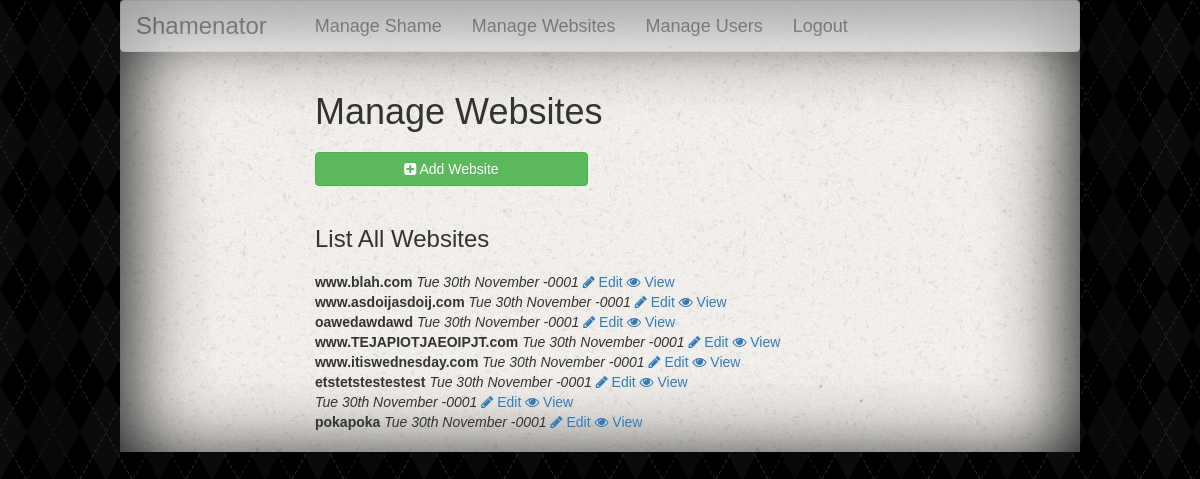
The page /manage-websites/index.php (signed in) on the database its author committed.
### tables this page shows
CREATE TABLE IF NOT EXISTS `websites` (
  `id` int(11) NOT NULL AUTO_INCREMENT,
  `user_id` int(11) NOT NULL,
  `website` varchar(255) NOT NULL,
  `date_updated` timestamp NOT NULL DEFAULT CURRENT_TIMESTAMP ON UPDATE CURRENT_TIMESTAMP,
  `date_created` timestamp NOT NULL DEFAULT '0000-00-00 00:00:00',
  PRIMARY KEY (`id`)
);

### database.php (called while the page is built, shortened)
<?
class DatabaseHelper{
  private $mysql;
  private $query;
  function DatabaseHelper(){
    try {
        $this->mysql = $this->connect();
    } catch (Exception $e) {
        $logger = new Logger();
        $logger->setLog('error');
    }
  }
  private function connect(){
    $host = 'localhost';
    $database = $user = 'glenn_shamenator';
    $password = 'Ch4ng3m3#';
    $mysql = @mysql_connect($host,$user,$password);
    return $mysql;
  }
  public function getAllByTableName($table) {
    return $this->queryRows("SELECT * FROM `$table`");
  }
  public function queryRow($sql = '') {
    if( !isset($this->query) ){
      $this->query = mysql_query($sql, $this->mysql)
          or die('Query failed: ' . mysql_error());
    }
    $row = mysql_fetch_assoc($this->query);
    return $row;
  }
  public function queryRows($sql = ''){
    $result = array();
    while( $row = $this->queryRow($sql) ){
      $result[] = $row;
    }
    $this->query = null;
    return $result;
  }
}

### manage-websites/index.php (the view, shortened to what this page needs)
<?
$db = new DatabaseHelper();
$websites = $db->getAllByTableName('websites');
include('../header.php');
?>
<div class="manage">
  <h1>Manage Websites</h1>
  <a href="/shamenator/manage-websites/?action=add-website" class="btn btn-success"><i class="fa fa-plus-square"></i> Add Website</a>
</div>
<div class="list">
  <h3>List All Websites</h3>
  <ul><?
  	foreach($websites as $website){ ?>
  		<li>
  			<strong> <?= $website['website'] ?></strong>
  			 <em><?= date('D jS F Y', strtotime($website['date_created'])) ?></em>
  			<a href="/shamenator/manage-websites/?action=edit-website&website_id=<?= $website['id'] ?>"><i class="fa fa-pencil"></i> Edit</a>
  			<a href="/shamenator/manage-websites/?action=view-website&website_id=<?= $website['id'] ?>"><i class="fa fa-eye"></i> View</a>
  			 </li> <?
  	} ?>
  </ul>
</div>
<?
include('../footer.php');
?>

### css/style.css (style rules this page uses)
html, body { box-sizing: border-box; font-size:14px; font-family:"Helvetica"; }
*, *:before, *:after { box-sizing: inherit; }
a,p,h1,h2,h3,h4,ul,li,ul li { margin:0; padding:0; background:none; border:none; outline:none; text-decoration:none; }
body { background-image:url("../images/argyle.png"); }
.manage { padding:20px; }
.manage h1 { padding-bottom:20px; }
.manage a { width:42%; }
.list { padding:20px; }
.list ul { list-style:none; }
.list h3 { padding-bottom:20px; }

### rows shown on the page
websites: website "www.blah.com", date_created "Tue 30th November -0001"
websites: website "www.asdoijasdoij.com", date_created "Tue 30th November -0001"
websites: website "oawedawdawd", date_created "Tue 30th November -0001"
websites: website "www.TEJAPIOTJAEOIPJT.com", date_created "Tue 30th November -0001"
websites: website "www.itiswednesday.com", date_created "Tue 30th November -0001"
websites: website "etstetstestestest", date_created "Tue 30th November -0001"
websites: date_created "Tue 30th November -0001"
websites: website "pokapoka", date_created "Tue 30th November -0001"
